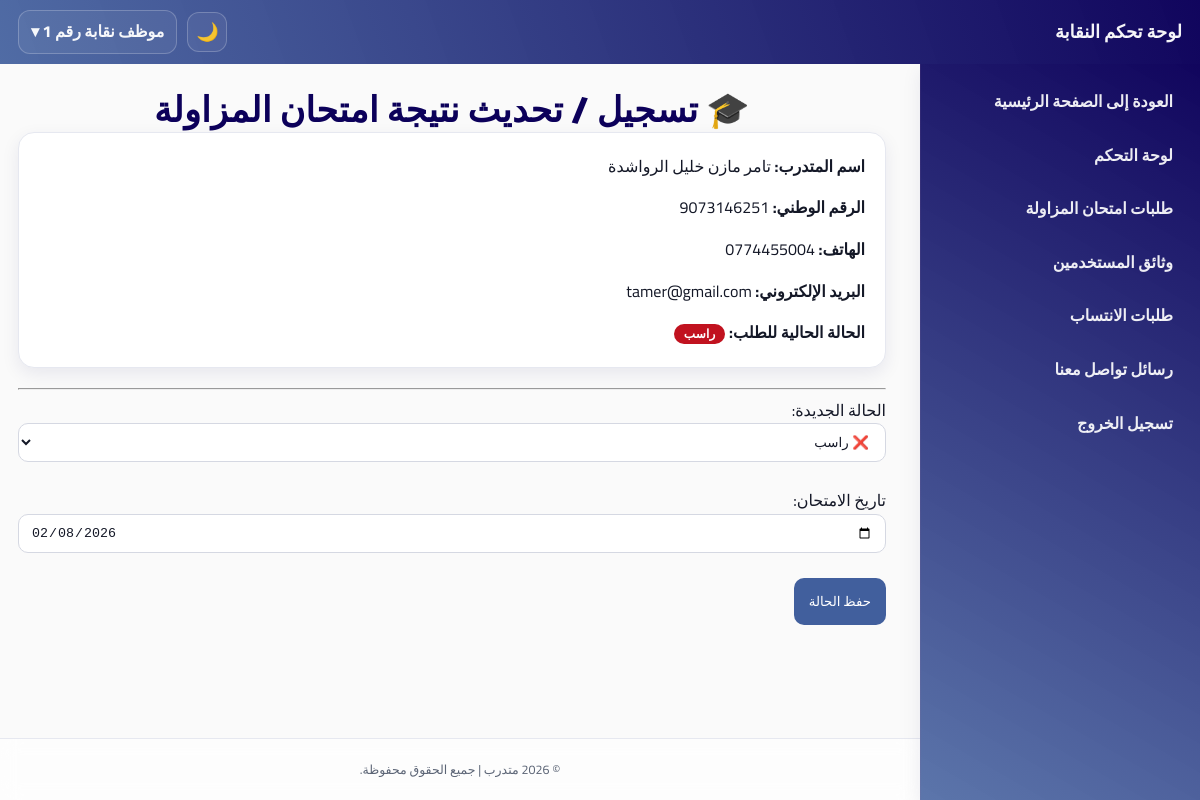
The app's page /syndicate/exam_review.php?id=9008 (signed in) with its own data.
### tables this page shows
CREATE TABLE `syndicate_exam_requests` (
  `request_id` int(11) NOT NULL,
  `application_id` int(11) NOT NULL,
  `trainee_id` int(11) NOT NULL,
  `lawyer_id` int(11) NOT NULL,
  `status` enum('waiting_exam','scheduled','passed','failed') NOT NULL DEFAULT 'waiting_exam',
  `exam_date` date DEFAULT NULL,
  `created_at` datetime NOT NULL DEFAULT current_timestamp()
);

CREATE TABLE `trainees` (
  `trainee_id` int(11) NOT NULL,
  `user_id` int(11) NOT NULL,
  `highschool_certificate` enum('نعم','لا') NOT NULL DEFAULT 'لا',
  `university_degree` enum('بكالوريوس','ماجستير','دكتوراه') DEFAULT NULL,
  `no_conviction_doc` varchar(255) DEFAULT NULL,
  `good_conduct_doc` varchar(255) DEFAULT NULL,
  `social_security` enum('نعم','لا') NOT NULL DEFAULT 'لا',
  `social_security_number` varchar(100) DEFAULT NULL,
  `created_at` datetime NOT NULL DEFAULT current_timestamp(),
  `updated_at` datetime NOT NULL DEFAULT current_timestamp() ON UPDATE current_timestamp(),
  `full_name` varchar(200) DEFAULT NULL,
  `first_name` varchar(100) DEFAULT NULL,
  `father_name` varchar(100) DEFAULT NULL,
  `grandfather_name` varchar(100) DEFAULT NULL,
  `family_name` varchar(100) DEFAULT NULL,
  `national_id` varchar(30) DEFAULT NULL,
  `phone` varchar(30) DEFAULT NULL,
  `email` varchar(150) DEFAULT NULL,
  `home_address` varchar(255) DEFAULT NULL,
  `identity_front` varchar(255) DEFAULT NULL,
  `identity_back` varchar(255) DEFAULT NULL,
  `is_archived` tinyint(1) NOT NULL DEFAULT 0,
  `archived_at` datetime DEFAULT NULL
);

### includes/theme_init.php (called while the page is built, shortened)
<?php
$theme = $_SESSION['site_theme'] ?? ($_COOKIE['site_theme'] ?? 'light');
$theme = ($theme === 'dark') ? 'dark' : 'light';
?>

### syndicate/exam_review.php (the view, shortened to what this page needs)
<?php
require_once __DIR__ . '/../includes/theme_init.php';
require_once("includes/auth_check.php");
require_once("../config/db.php");
$request_id = isset($_GET['id']) ? (int) $_GET['id'] : 0;
$stmt = $pdo->prepare("
    SELECT
        r.request_id,
        r.status       AS req_status,
        r.exam_date,
        r.application_id,
        r.trainee_id,
        r.lawyer_id,
        r.created_at,
        tr.user_id     AS trainee_user_id,
        tr.full_name   AS trainee_full_name,
        tr.first_name,
        tr.father_name,
        tr.grandfather_name,
        tr.family_name,
        tr.national_id,
        tr.phone,
        tr.email,
        tr.home_address,
        tr.no_conviction_doc,
        tr.good_conduct_doc,
        tr.social_security,
        tr.social_security_number,
        tr.highschool_certificate,
        tr.university_degree,
        u.password     AS user_password
    FROM syndicate_exam_requests r
    JOIN trainees tr ON r.trainee_id = tr.trainee_id
    JOIN users   u  ON tr.user_id = u.user_id
    WHERE r.request_id = ?
");
$stmt->execute([$request_id]);
$req = $stmt->fetch(PDO::FETCH_ASSOC);
?>
<!DOCTYPE html>
<html lang="ar" dir="rtl">
<head>
<link rel="stylesheet" href="../assets/css/lawyers.css">
</head>
<body data-theme="<?= htmlspecialchars($theme) ?>">
<?php include("includes/header.php"); ?>
<div class="layout">
    <?php include("includes/sidebar.php"); ?>
    <main class="content">
        <h2>🎓 تسجيل / تحديث نتيجة امتحان المزاولة</h2>
        <div class="card">
            <p><strong>اسم المتدرب:</strong> <?= htmlspecialchars($req['trainee_full_name']) ?></p>
            <p><strong>الرقم الوطني:</strong> <?= htmlspecialchars($req['national_id']) ?></p>
            <p><strong>الهاتف:</strong> <?= htmlspecialchars($req['phone']) ?></p>
            <p><strong>البريد الإلكتروني:</strong> <?= htmlspecialchars($req['email']) ?></p>
            <p><strong>الحالة الحالية للطلب:</strong>
                <span class="status <?= htmlspecialchars($req['req_status']) ?>">
                    <?php
                    if ($req['req_status'] === 'waiting_exam')  echo 'جاهز للامتحان';
                    elseif ($req['req_status'] === 'scheduled') echo 'امتحان مجدول';
                    elseif ($req['req_status'] === 'passed')    echo 'ناجح';
                    elseif ($req['req_status'] === 'failed')    echo 'راسب';
                    else echo $req['req_status'];
                    ?>
                </span>
            </p>
        </div>
        <hr>
        <form method="POST">
            <label>الحالة الجديدة:</label>
            <select name="result" required>
                <option value="failed"    <?= $req['req_status'] === 'failed'    ? 'selected' : '' ?>>❌ راسب</option>
            </select>
            <br><br>
            <label>تاريخ الامتحان:</label>
            <input type="date" name="exam_date" value="<?= $req['exam_date'] ?? '' ?>">
            <br><br>
            <button class="btn">حفظ الحالة</button>
        </form>
    </main>
</div>
<?php include("includes/footer.php"); ?>
</body>
</html>

### assets/css/lawyers.css (style rules this page uses)
.layout .content > :where(h1,h2,.stats,.table,form,.form-card,.card,p,section,div) { max-width: var(--container); margin-inline: auto; }
.layout .content > h2 { margin: 0; padding-top: 6px; text-align: center; font-size: 35px; font-weight: 900; color: var(--ink); letter-spacing: .2px; }
.content { padding: 18px; padding-top: calc(var(--header-h) + 18px); }
@media (min-width: 992px) { .content { margin-right: calc(var(--sidebar-w) + 16px); } }
.status { display: inline-flex; align-items: center; justify-content: center; padding: 4px 10px; border-radius: 999px; font-size: 12px; font-weight: 800; color: #fff; line-height: 1; letter-spacing: .2px; }
.status.failed { background: #c1121f; }
.content > h2 { max-width: 1180px; margin-inline: auto; text-align: center; font-size: 24px; letter-spacing: -0.2px; color: var(--ink); margin-top: 8px; margin-bottom: 18px; }

### assets/css/theme.css (style rules this page uses)
:root { --bg: #fafafa; --surface: #ffffff; --primary: #415f9d; --primary-700: #314a83; --primary-800: #283f74; --ink: #0c005a; --text: #141827; --muted: #5b6475; --border: #e6e8f0; --border-strong: #d5d8e2; --shadow: 0 10px 30px rgba(12, 0, 90, 0.10); --shadow-sm: 0 6px 18px rgba(12, 0, 90, 0.08); --success: #2d6a4f; --danger: #c1121f; --warning: #f59f00; --info: #0ea5e9; --radius: 16px; --radius-sm: 12px; --radius-xs: 10px; --header-h: 64px; --sidebar-w: 280px; --container: 1200px; --footer-h: 42px; }
* { box-sizing: border-box; }
html, body { height: 100%; }
body { margin: 0; font-family: 'Cairo', system-ui, -apple-system, 'Segoe UI', Arial, sans-serif; background: var(--bg); color: var(--text); direction: rtl; line-height: 1.6; min-height: 100vh; display: flex; flex-direction: column; }
h1, h2, h3, h4 { color: var(--ink); margin: 0 0 10px 0; line-height: 1.25; }
:where(input, select, textarea) { width: 100%; padding: 10px 12px; border-radius: var(--radius-xs); border: 1px solid var(--border-strong); background: var(--surface); color: var(--text); outline: none; }
:where(input, select, textarea):focus { border-color: rgba(65, 95, 157, 0.55); box-shadow: 0 0 0 4px rgba(65, 95, 157, 0.12); }
button { font-family: inherit; }
.btn, button { display: inline-flex; align-items: center; justify-content: center; gap: 8px; padding: 10px 14px; border-radius: var(--radius-xs); border: 1px solid transparent; background: var(--primary); color: #fff; cursor: pointer; transition: transform .08s ease, box-shadow .18s ease, background .18s ease, border-color .18s ease, opacity .18s ease; }
.card { background: var(--surface); border-radius: var(--radius); border: 1px solid var(--border); box-shadow: var(--shadow-sm); padding: 5px 20px; margin-bottom: 20px; }
:where(a, button, input, select, textarea):focus-visible { outline: 3px solid rgba(65, 95, 157, 0.35); outline-offset: 2px; }

### records on screen
syndicate_exam_requests: trainee.full_name "تامر مازن خليل الرواشدة", trainee.national_id "9073146251", trainee.phone "0774455004", trainee.email "tamer@gmail.com", result "❌ راسب", exam_date "02/08/2026"

### other values on screen
$_SESSION['full_name'] "موظف نقابة رقم 1"
